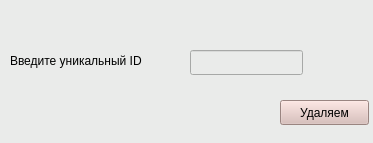
<?xml version="1.0" encoding="UTF-8"?>
<ui version="4.0">
 <class>MainWindow</class>
 <widget class="QMainWindow" name="MainWindow">
  <property name="geometry">
   <rect>
    <x>0</x>
    <y>0</y>
    <width>373</width>
    <height>143</height>
   </rect>
  </property>
  <property name="windowTitle">
   <string>Удаление</string>
  </property>
  <property name="styleSheet">
   <string notr="true">QWidget{
	background-color: rgb(234,235,234);
}
QPushButton{
	background-color: rgb(216,186,181);
}</string>
  </property>
  <widget class="QWidget" name="centralwidget">
   <property name="minimumSize">
    <size>
     <width>373</width>
     <height>143</height>
    </size>
   </property>
   <property name="maximumSize">
    <size>
     <width>373</width>
     <height>143</height>
    </size>
   </property>
   <widget class="QLineEdit" name="lineEdit">
    <property name="geometry">
     <rect>
      <x>190</x>
      <y>50</y>
      <width>113</width>
      <height>25</height>
     </rect>
    </property>
   </widget>
   <widget class="QLabel" name="label">
    <property name="geometry">
     <rect>
      <x>10</x>
      <y>30</y>
      <width>171</width>
      <height>61</height>
     </rect>
    </property>
    <property name="text">
     <string>Введите уникальный ID</string>
    </property>
   </widget>
   <widget class="QPushButton" name="pushButton">
    <property name="geometry">
     <rect>
      <x>280</x>
      <y>100</y>
      <width>89</width>
      <height>25</height>
     </rect>
    </property>
    <property name="text">
     <string>Удаляем</string>
    </property>
   </widget>
  </widget>
 </widget>
 <resources/>
 <connections/>
</ui>
